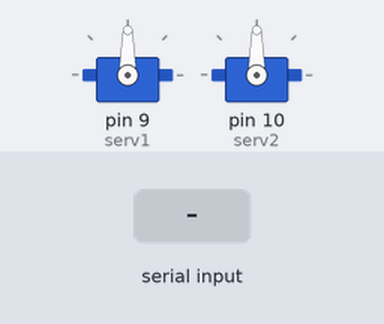
Recording of a sketch running on a simulated Arduino Uno, built with avr-gcc and run on an emulated ATmega328P. On the bench: 2 × servo. Inputs (shaded band) come from the test bench.

Above: at 1.2 s.
1.3 s: "M1\n" received over Serial
At 3.1 s:
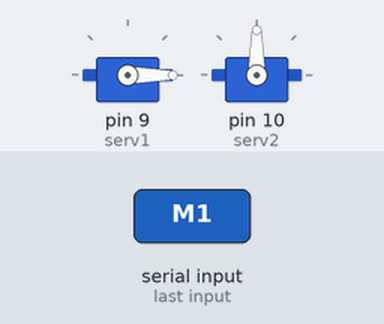
3.8 s: "M2\n" received over Serial
At 6.1 s:
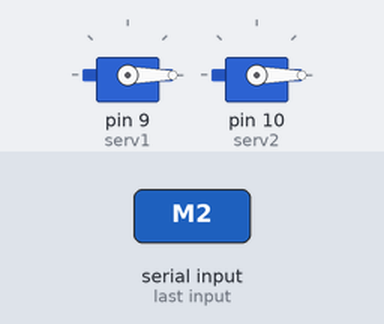
Timing chart, 0 to 7.6 s (numbered marks = the images above; inputs shaded):
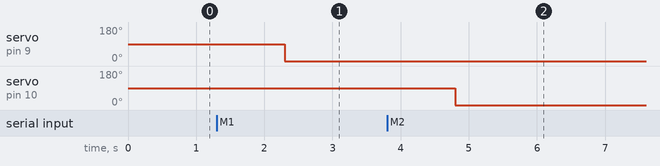

Measured:
- after the input at 1.3 s, servo on pin 9 (serv1): 90° → 0° after 1.0 s
- after the input at 3.8 s, servo on pin 10 (serv2): 90° → 0° after 1.0 s

The sketch:

lab9unocode.ino
```cpp
#include <Servo.h> //library needed for arduino servo code

Servo serv1,serv2;

int pos1;
int pos2;

//settingup servos and serial monitor//
void setup() {
  serv1.attach(9);
  serv2.attach(10);
  Serial.begin(9600);

}
//chooses which servo to run and where to move to based on string from Pi//
void loop() {
  if(Serial.available()>=0)
  {
    String pystring = Serial.readStringUntil('\n');
    if (pystring=="M1")
    {
      String pystring=Serial.readStringUntil('\n');
      pos1=pystring.toInt();
      serv1.write(pos1);
    }

    if (pystring=="M2")
    {
      String pystring=Serial.readStringUntil('\n');
      pos2=pystring.toInt();
      serv2.write(pos2);
    }

  }
}
```
